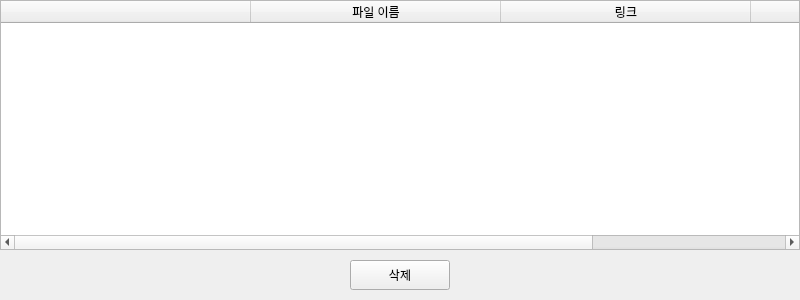
<?xml version="1.0" encoding="UTF-8"?>
<ui version="4.0">
 <class>MainWindow</class>
 <widget class="QMainWindow" name="MainWindow">
  <property name="geometry">
   <rect>
    <x>0</x>
    <y>0</y>
    <width>800</width>
    <height>300</height>
   </rect>
  </property>
  <property name="windowTitle">
   <string>RFI Collector</string>
  </property>
  <widget class="QWidget" name="centralwidget">
   <widget class="QTableWidget" name="fileListTable">
    <property name="geometry">
     <rect>
      <x>0</x>
      <y>0</y>
      <width>800</width>
      <height>250</height>
     </rect>
    </property>
    <property name="editTriggers">
     <set>QAbstractItemView::NoEditTriggers</set>
    </property>
    <property name="tabKeyNavigation">
     <bool>false</bool>
    </property>
    <property name="showDropIndicator" stdset="0">
     <bool>false</bool>
    </property>
    <property name="dragDropOverwriteMode">
     <bool>false</bool>
    </property>
    <attribute name="horizontalHeaderDefaultSectionSize">
     <number>250</number>
    </attribute>
    <attribute name="verticalHeaderDefaultSectionSize">
     <number>50</number>
    </attribute>
    <column>
     <property name="text">
      <string/>
     </property>
    </column>
    <column>
     <property name="text">
      <string>파일 이름</string>
     </property>
    </column>
    <column>
     <property name="text">
      <string>링크</string>
     </property>
    </column>
    <column>
     <property name="text">
      <string>저장</string>
     </property>
    </column>
   </widget>
   <widget class="QPushButton" name="deleteButton">
    <property name="geometry">
     <rect>
      <x>350</x>
      <y>260</y>
      <width>100</width>
      <height>30</height>
     </rect>
    </property>
    <property name="text">
     <string>삭제</string>
    </property>
   </widget>
  </widget>
 </widget>
 <resources/>
 <connections/>
</ui>
